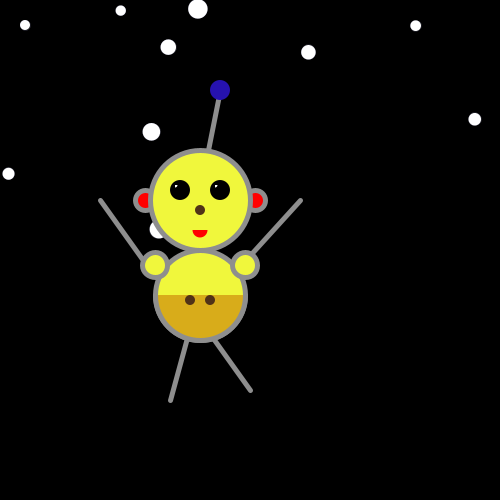
Frame 1 (no input)
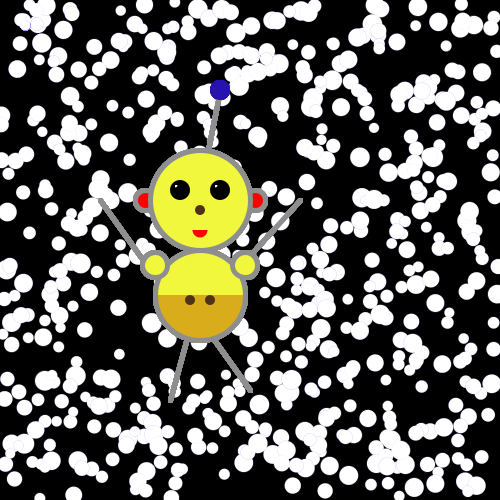
Frame 60 (the mouse pressed at the canvas centre just before this capture)
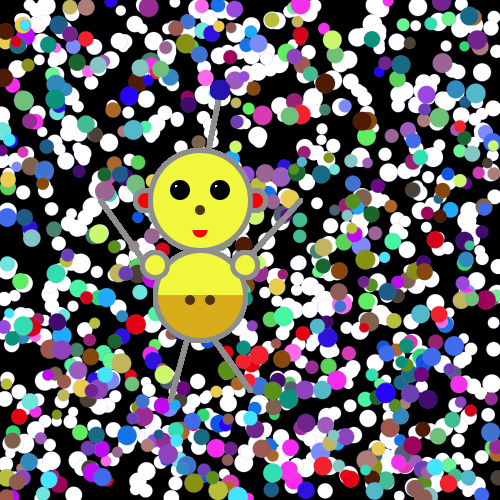
Frame 120 (the mouse held since frame 60 and released just before this capture)

The Processing sketch that drew these frames (run headless with seeded random() and noise(); from frame 60 on, the mouse is pressed at the canvas centre):

// Processing sketch: processing_94786
// ── processing_94786.pde

int i;
float x;

void setup () {
  size(500, 500);
  background(0);
  frameRate(5);
  fill(0);
  noStroke();
}

void draw  () {
  strokeWeight(0);
    if (mousePressed == true) {
    fill(random(0, 255), random(0, 255), random(0, 255));
  } else {
    fill(255);
  }
  if (random(0,1) < 0.5) {
    stroke(100, 100, 255);
  } else {
    stroke(200, 200, 255);
  }
  for (i = 0; i < 10; i++) {
    x = random (10, 20);
    ellipse(random(1, 499), random(1, 499), x, x);
  }

  ellipse(25, 25, 10, 10);
  rolie(250, 250);
  
}


void rolie (int x, int y) {

  stroke(142);
  strokeWeight(5);
  line(250, 255, 300, 200); 
  line(200, 190, 220, 90);
  line(150, 270, 100, 200);
  line(200, 320, 250, 390);
  line(170, 400, 200, 290);
  fill(255, 0, 0);
  ellipse(145, 200, 20, 20);
  ellipse(255, 200, 20, 20);
  fill(240, 247, 60);
  ellipse(200, 200, 100, 100);
  ellipse(200, 295, 90, 90);
  ellipse(155, 265, 25, 25);
  ellipse(245, 265, 25, 25);
  fill(216, 172, 26);
  arc(200, 295, 90, 90, 0, PI);
  noStroke();
  fill(80, 50, 23);
  ellipse(190, 300, 10, 10);
  ellipse(210, 300, 10, 10);
  ellipse(200, 210, 10, 10);
  fill(0);
  ellipse(180, 190, 20, 20);
  ellipse(220, 190, 20, 20);
  fill(255);
  arc(175, 185, 5, 5, 0, PI/2);
  arc(215, 185, 5, 5, 0, PI/2);
  fill(255, 0, 0);
  arc(200, 230, 15, 15, 0, PI);
  fill(38, 18, 175);
  ellipse(220, 90, 20, 20);
}
